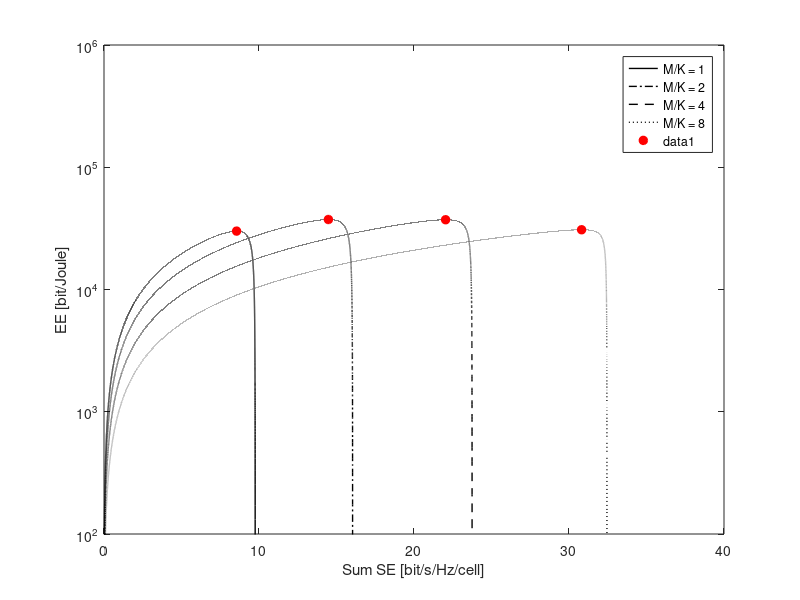

The MATLAB source for this figure:
%Empty workspace and close figures
close all;
clear;


%% Propagation and hardware parameters

%Communication bandwidth
B = 0.1*10^(6); %100 kHz

%PA efficiency
mu = 0.4;

%Range of antenna-UE ratios
cRange = [1 2 4 8];

%Number of UEs
K = 10;

%Fixed circuit power per BS (in Watt)
P_FIX = 10;

%Circuit power per BS antenna (in Watt)
P_BS = 1;

%Circuit power UE (in Watt)
P_UE = 0.5;

%Range of SE values
sumSE = (0:0.00002:40)';

%Select ratio between noise power and beta_0^0
sigma2_beta = 10^(-6*0.1);

%Compute nu_0 in (5.14)
nu_0 = sigma2_beta/mu;

%Strength of inter-cell interference  = -15 dB
barbeta = 10^(-15/10);


%Prepare to save simulation results
EE = zeros(length(sumSE),length(cRange));
maxEE = zeros(length(cRange),1);
maxSE = zeros(length(cRange),1);


%% Go through range of antenna-UE ratios
for index1 = 1:length(cRange)
    
    %Compute number of BS antennas
    M = cRange(index1)*K;
    
    
    %Go through range of SE values
    for index2 = 1:length(sumSE)
        
        p = sigma2_beta*((M-1)/(2^sumSE(index2) - 1) - K*barbeta +1 - K)^-1;
        
        if p < 0
            
            break;
            
        end
        
        EE(index2,index1) = B*K*sumSE(index2)/(K*p/mu + P_FIX + M*P_BS + K*P_UE);
        
    end
    
    [max_value, index_max ] = max(EE(:,index1));
    
    maxEE(index1) = max_value;
    
    maxSE(index1) = K*sumSE(index_max);
    
end


%% Plot the simulation results
figure(1);
hold on; box on;

plot(K*sumSE,EE(:,1),'k','LineWidth',1);
plot(K*sumSE,EE(:,2),'k-.','LineWidth',1);
plot(K*sumSE,EE(:,3),'k--','LineWidth',1);
plot(K*sumSE,EE(:,4),'k:','LineWidth',1);

set(gca,'YScale','log');
xlabel('Sum SE [bit/s/Hz/cell]');
ylabel('EE [bit/Joule]');
legend('M/K = 1','M/K = 2','M/K = 4','M/K = 8','Location','NorthEast');

axis([0 max(sumSE) 10^2 10^6])

semilogy(maxSE,maxEE,'ro','LineWidth',1,'MarkerFaceColor','r');
